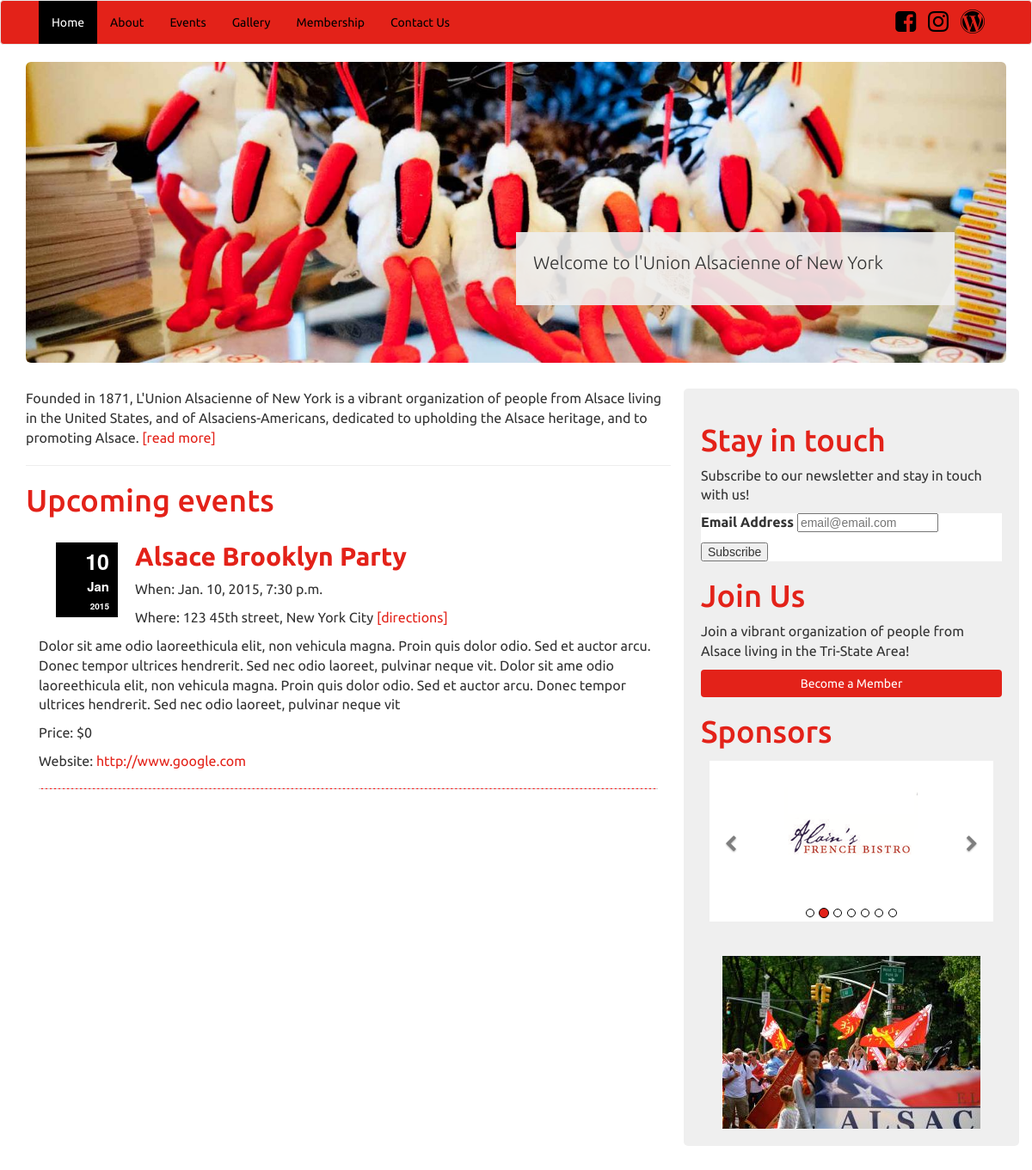
The page / on the database its author committed.
### Union_1/models.py (models this page shows, shortened)
class Event(models.Model):
    title=models.CharField(max_length=50)
    date=models.DateTimeField(blank=True)
    price=models.IntegerField(blank=True)
    url=models.URLField(blank=True)
    place=models.CharField(max_length=4000)
    venue=models.CharField(max_length=4000)
    description=models.TextField(max_length=80000,blank=True)
    bwp_link=models.URLField(blank=True)

### Union_1/views.py (the view)
# urls.py: url(r'^$',views.index,name='index'),
def index(request):
    context = RequestContext(request)
    blogpost_list = BlogPost.objects.order_by('-title')[:5]
    event_list = Event.objects.order_by('-date')
    for e in event_list:
        e.when = datetime.date((e.date).year,(e.date).month,(e.date).day)
        e.today = datetime.date.today()
        if e.when > e.today:
            e.comp = 'upcoming'
        if e.when < e.today:
             e.comp = 'past'
        if e.when == e.today:
             e.comp = 'today'
    for e in event_list:
        e.url_link = encode_url(e.title)
    for e in event_list:
        e.google_direction = encode_query_for_google_direction_url(e.place)
    for b in blogpost_list:
        b.url = encode_url(b.title)
    context_dict = {'blogpost_list': blogpost_list,'event_list' : event_list}
    return render_to_response('Union_1/index.html',context_dict,context)

### Union_1/views.py (called while the page is built)
def encode_url(name):
    name_url = name.replace(' ','_')
    return name_url

def encode_query_for_google_direction_url(direction):
    google_url_direction=(((direction.replace(' ','+')).replace(',','')).replace('.',''))
    return google_url_direction

### templates/Union_1/index.html (shortened to what this page needs)
{% extends 'Union_1/base.html' %}
{% block body_block %}
<div class="container">
    <div class = "jumbotron">
        <div class = "header pull-right">
        <p>Welcome to l'Union Alsacienne of New York</p>
        </div>
    </div>
        <div class="row">
             <div class="col-xs-12 col-md-8">
                 <div class ="About-teaser" id="ABOUT">
                <p id="US">
                Founded in 1871, L'Union Alsacienne of New York is a vibrant organization of people from Alsace living in the United States, and of
                Alsaciens-Americans, dedicated to upholding the Alsace heritage, and to promoting Alsace.
                <a style="color:RGB(227,34,25);" href="/about">[read more]</a>
                </p>
                <hr>
                </div>
                <h1>Upcoming events</h1>
                {% for Event in event_list %}
                    {% if Event.comp == 'upcoming' or Event.comp == 'today' %}
                <div class="container-fluid event-teaser">
                <div class="pull-left date-holder">
                    <span class="day">{{ Event.date|date:"d" }}</span><br>
                    <span class="month">{{ Event.date|date:"M" }}</span><br>
                    <span class="year">{{ Event.date|date:"Y" }}</span>
                </div>
                    <h2><a href ="/events/{{ Event.url_link }}/">{{ Event.title }}</a></h2>
                    <p>When: {{ Event.date }} </p>
                    <p>Where: {{ Event.place }} <a href="http://maps.google.com/?q={{ Event.google_direction }}" target="_blank">[directions]</a></p>
                    <p>{% autoescape off %} {{ Event.description|linebreaks }} {% endautoescape %}</p>
                    <p>Price: ${{ Event.price }}</p>
                    <p>Website: <a href="{{ Event.url }}">{{ Event.url }}</a></p>
                    <hr>
                </div>
                    {% endif %}
                {% endfor %}
            </div>
        <div class="col-xs-12 col-md-4 col-right">
            <div class = "stay_in_touch">
                 <h1>Stay in touch</h1>
                 <p>Subscribe to our newsletter and stay in touch with us!</p>
            <div id="mc_embed_signup">
            <form action="//UNAY.us3.list-manage.com/subscribe/post?u=329119448809907e23753d6b7&amp;id=8174eaba94" method="post" id="mc-embedded-subscribe-form" name="mc-embedded-subscribe-form" class="validate" target="_blank" novalidate>
                <div id="mc_embed_signup_scroll">
                    <div class="mc-field-group">
	                    <label for="mce-EMAIL"><p>Email Address</p></label>
	        <input type="email" value="" name="EMAIL" class="required email" id="mce-EMAIL" placeholder="email@email.com">
            </div>
            <div class="clear"><input type="submit" value="Subscribe" name="subscribe" id="mc-embedded-subscribe" class="button"></div>
            </div>
            </form>
            </div>
            </div>
            <div class="become_a_memeber">
                <h1>Join Us</h1>
                <p>Join a vibrant organization of people from Alsace living in the Tri-State Area!</p>
                <a href="/members/"><button class="btn brn-primary become_index">Become a Member</button></a>
           </div>
            <div class="sponsor">
                <h1>Sponsors</h1>
    <div>
    <div id="myCarousel" class="carousel slide" data-interval="3000" data-ride="carousel">
        <ol class="carousel-indicators">
            <li data-target="#myCarousel" data-slide-to="0" class="active"></li>
            <li data-target="#myCarousel" data-slide-to="1"></li>
            <li data-target="#myCarousel" data-slide-to="2"></li>
            <li data-target="#myCarousel" data-slide-to="3"></li>
            <li data-target="#myCarousel" data-slide-to="4"></li>
            <li data-target="#myCarousel" data-slide-to="5"></li>
            <li data-target="#myCarousel" data-slide-to="6"></li>
        </ol>
        <div class="carousel-inner">
            <div class="item">
                 <a href="http://www.alainsbistro.com/" target="_blank"><img class="sponsor-logo" src="/static/image/sponsor_alain.png" /></a>
            </div>
        </div>
        <a class="carousel-control left" href="#myCarousel" data-slide="prev">
            <i style="margin-top:175%;color:black;" class="fa fa-chevron-left"></i>
        </a>
        <a class="carousel-control right" href="#myCarousel" data-slide="next">
            <span style="margin-top:175%; color:black;" class="fa fa-chevron-right"></span>
        </a>
    </div>
</div>
            <div class="row text-center">
                  <img class="col-right-img" src="/static/image/steuben.jpeg"/>
            </div>
            </div>
        </div>
            </div>
        </div>
 </div>
{% endblock %}

### static/css/style.css (style rules this page uses)
body { margin-bottom: 60px; }
h1,h2,h3,h4,h5,h6,p,a,li { font-family:ubuntu; }
h1 { color:RGB(227,34,25); font-weight:; }
h2, h3 { font-weight:bold; }
p { font-size:16px; }
a { outline:0 none !important; }
.jumbotron { background: url(/static/image/Union_Alsacienne_Home.jpg) no-repeat center; -webkit-background-size: cover; -moz-background-size: cover; -o-background-size: cover; background-size: cover; height:350px; }
.header { background-color:RGBA(239,239,239,0.9); padding:20px; width:50%; margin-top:150px; }
.event-teaser { border:none; }
.event-teaser a { text-decoration:none; color:RGB(227,34,25); }
.event-teaser hr { border: 0; border-bottom: 1px dashed #ccc; background: red; }
.date-holder { margin:20px 20px 5px 20px; padding:5px 10px 5px 5px; height:75%; width:10%; background-color:black; text-align:right; }
.day { color:white; font-size:25px; font-weight:bold; }
.month { color:white; font-size:15px; font-weight:bold; }
.year { color:white; font-size:10px; font-weight:bold; }
.col-right { background-color:#efefef; padding:20px; border-radius:5px; }
.become_index { background-color:RGB(227,34,25); color:white; border:none; width:100%; margin:auto; }
.sponsor-logo { margin:auto; }
.carousel { background-color:white; }
.carousel { margin:15px 10px 40px 10px; }
.carousel-indicators { bottom:-10px; }
.carousel-indicators .active { background-color:RGB(227,34,25); border-color:black; }
.carousel-indicators li { border-color:black; }
.carousel-control.right { background-image:none; }
.carousel-control.left { background-image:none; }
#mc_embed_signup { background:#fff; clear:left; font:14px Helvetica,Arial,sans-serif; }

### static/css/lightbox.css (style rules this page uses)
body:after { content: url(../img/close.png) url(../img/loading.gif) url(../img/prev.png) url(../img/next.png); display: none; }

### rows shown on the page
Event: date "10", date "Jan", date "2015", title "Alsace Brooklyn Party", date "Jan. 10, 2015, 7:30 p.m.", place "123 45th street, New York City", description "Dolor sit ame odio laoreethicula elit, non vehicula magna. Proin quis dolor odio. Sed et auctor arcu. Donec tempor ultrices hendrerit. Sed nec odio laoreet, pulvinar neque vit. Dolor sit ame odio laoreethicula elit, non vehicula magna. Proin quis dolor odio. Sed et auctor arcu. Donec tempor ultrices hendrerit. Sed nec odio laoreet, pulvinar neque vit", price "0", url "http://www.google.com"
